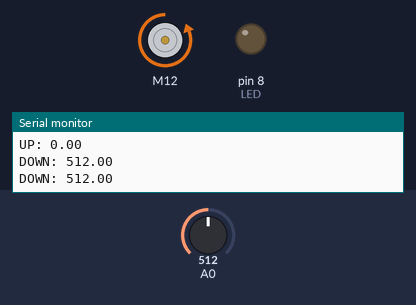
Bench run of a sketch on a simulated Arduino Uno, built with avr-gcc and run on an emulated ATmega328P. Parts: DC motor (green arrow = forward, orange = backward, longer = faster), output pins drawn as LEDs (lit = HIGH), the last lines printed to the serial monitor. The test bench sets the inputs (shaded band); at power-on: A0 = 512. The local clock reads 2024-03-15 10:24:30 at power-on unless the sketch sets it.

Above: at 0.8 s.
0.9 s: A0 set to 0
At 2.0 s:
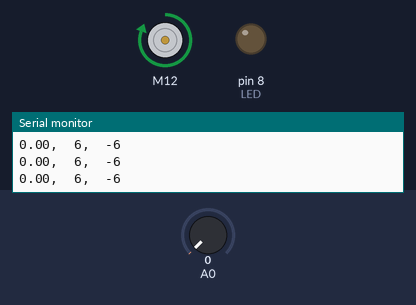
3.4 s: A0 set to 16
At 5.0 s:
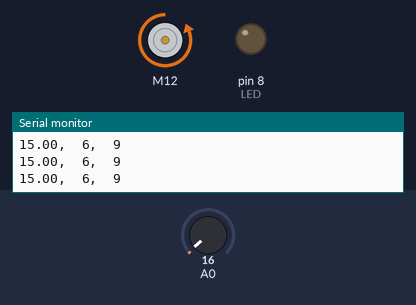
Timing chart, 0 to 6.5 s (numbered marks = the images above; inputs shaded):
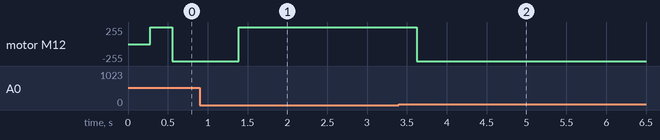

The sketch:

Motor_Control_RMIT.ino
```cpp
 #include "Parameter.h"

void setup() {
  Serial.begin(GLOBLE_BAUDRATE);
  LEDInit();
  RTCInit();
  motorInit(POT_ADC_PIN);
}

void loop() {
  getDateTime();
  //showTime();
  //manualPositionControl(POT_ADC_PIN);
  trackAndControlPosition(POT_ADC_PIN, hour);
}
```

LED.ino
```cpp
#include "Parameter.h"

void LEDInit(void) {
  pinMode(LED, OUTPUT);
}

static void blinker(unsigned long wait) {
  static unsigned long tick = 0;
  static bool state = true;
  if (millis() - tick >= wait) {
    tick = millis();
    digitalWrite(LED, state);
    state = !state;
  }
}
```

MotorPositionControl.ino
```cpp
#define QUATER_SPEED int(255 / 4)
#define HALF_SPEED int(255 / 2)
#define FULL_SPEED 255
#define STARTUP_MOTOR_DELAY 0
#define MOTOR_DELAY 0
#define FILTER_SAMPLING 2000

float oldReading = 0;
float newReading = 0;
const float BETA = 0.05;

const int MAX_ADC_READING = 18,
          MIN_ADC_READING = 0;
const int MAX_HOUR = 18,
          MIN_HOUR = 6;
float adcReading = 0;
long setPoint = 0,
     error = 0;

void LowPassFilter(float noisySignal, float *newReading, float *oldReading,
                   float *filteredSignal, const float beta) {
  *newReading = beta * noisySignal + (1 - beta) * (*oldReading);
  *oldReading = *newReading;
  *filteredSignal = *newReading;
}

void motorInit(uint8_t adcPin) {
  /* --- Move Up --- */
  oldReading = analogRead(adcPin);
  while (int(adcReading) < (MAX_ADC_READING)) {
    Serial.print("UP: ");
    Serial.println(adcReading);
    blinker(1000);
    for (int i = 0; i < FILTER_SAMPLING; i++)
      LowPassFilter(analogRead(adcPin), &newReading, &oldReading, &adcReading, BETA);
    motor.drive(FULL_SPEED, STARTUP_MOTOR_DELAY);  // <-- Change Motor Direction Here
  }

  /* --- Move Down --- */
  oldReading = analogRead(adcPin);
  while (int(adcReading) > (MIN_ADC_READING)) {
    Serial.print("DOWN: ");
    Serial.println(adcReading);
    blinker(1000);
    for (int i = 0; i < FILTER_SAMPLING; i++)
      LowPassFilter(analogRead(adcPin), &newReading, &oldReading, &adcReading, BETA);
    motor.drive(-FULL_SPEED, STARTUP_MOTOR_DELAY);  // <-- Change Motor Direction Here
  }
}

void trackAndControlPosition(uint8_t adcPin, uint8_t time) {
  /* --- (!!Integer is Good Enough) Use Linear Equation for Relation of Position and Hour --- */
  setPoint = map(time, MIN_HOUR, MAX_HOUR, MIN_ADC_READING, MAX_ADC_READING);
  for (int i = 0; i < FILTER_SAMPLING; i++)
    LowPassFilter(analogRead(adcPin), &newReading, &oldReading, &adcReading, BETA);
  adcReading = int(adcReading);
  error = adcReading - setPoint;

  if (error > 0)
    motor.drive(-FULL_SPEED, MOTOR_DELAY);
  else if (error < 0)
    motor.drive(FULL_SPEED, MOTOR_DELAY);
  else
    motor.brake();

  Serial.print(adcReading);
  Serial.print(",\t");
  Serial.print(setPoint);
  Serial.print(",\t");
  Serial.println(error);
}

int manualSetpoint = 9;
void manualPositionControl(uint8_t adcPin) {
  for (int i = 0; i < FILTER_SAMPLING; i++)
    LowPassFilter(analogRead(adcPin), &newReading, &oldReading, &adcReading, BETA);
  adcReading = int(adcReading);
  error = adcReading - manualSetpoint;

  if (error > 0)
    motor.drive(-FULL_SPEED, MOTOR_DELAY);
  else if (error < 0)
    motor.drive(FULL_SPEED, MOTOR_DELAY);
  else
    motor.brake();

  Serial.print(adcReading);
  Serial.print(",\t");
  Serial.print(manualSetpoint);
  Serial.print(",\t");
  Serial.println(error);
}
```

Parameter.h
```cpp
#ifndef _PARAMETER_H
#define _PARAMETER_H

#include <Arduino.h>
#include <Wire.h>
#include <SparkFun_TB6612.h>
#include <RTClib.h>
#define LED 8
#define GLOBLE_BAUDRATE 115200 /*------------- Buadrate-----------*/

/*----------------- Motor Arduino Pin ---------------------------*/
#define STBY 9
/*----------- ChannelA Pin ----------------*/
#define PWM_A 10
#define AIN_1 12
#define AIN_2 11
const int8_t offsetA = 1;
Motor motor = Motor(AIN_1, AIN_2, PWM_A, offsetA, STBY);

/*--------------- RealtimeClock -----------------*/
RTC_DS1307 RTC;
unsigned long delayTime = 0;
uint8_t second, minute, hour, day, month, year = 0;

/* --- Sensor --- */
#define POT_ADC_PIN 0

#endif
```

RealtimeClock.ino
```cpp
#include "Parameter.h"

void RTCInit(void) {
  if (!RTC.begin()) {
    Serial.println(" Couldn't find RealtimeClock");
    while (1) {
      blinker(100);
    }
  } else {
    Serial.println("Ready for RealtimeClock");
    digitalWrite(LED, LOW);
  }
  //RTC.adjust(DateTime(__DATE__, __TIME__));
}

void getDateTime(void) {
  DateTime now = RTC.now();
  second = now.secondstime();
  minute = now.minute();
  hour = now.hour();
  day = now.day();
  month = now.month();
  year = now.year();
}

void showTime(void) {
  Serial.print(" Time :");
  Serial.print(" Hour:");
  Serial.print(hour);
  Serial.print("\t");
  Serial.print(" Minute:");
  Serial.println(minute);
}
```

Measured:
- after the input at 0.9 s, pin 8 (LED): stays LOW (without the input it goes to HIGH after 0.21 s); motor M12: backward 255/255 → forward 255/255 after 0.49 s
- after the input at 3.4 s, motor M12: forward 255/255 → backward 255/255 after 0.22 s
